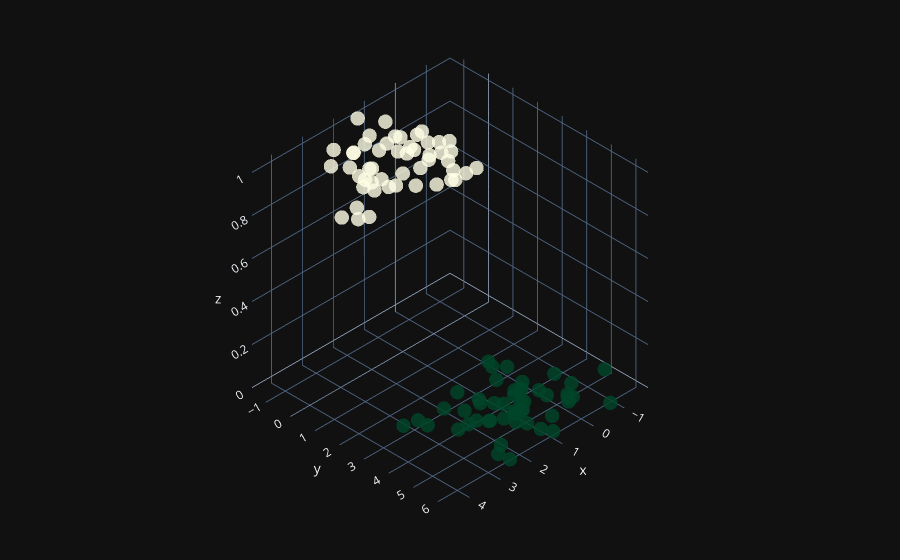

This figure's notebook cell:
### Code cell
fig = go.Figure(data=[go.Scatter3d( 
    x=X[:, 0].flatten(),
    y=X[:, 1].flatten(),
    z=y.flatten(),
    mode='markers',
    marker=dict(
        size=5,
        color=y.flatten(),                
        colorscale='YlGn',  
        opacity=0.8,
        reversescale=True
    )
)])

fig.update_layout(template= "plotly_dark", margin=dict(l=0, r=0, b=0, t=0))
fig.layout.scene.camera.projection.type = "orthographic"
fig.show()
